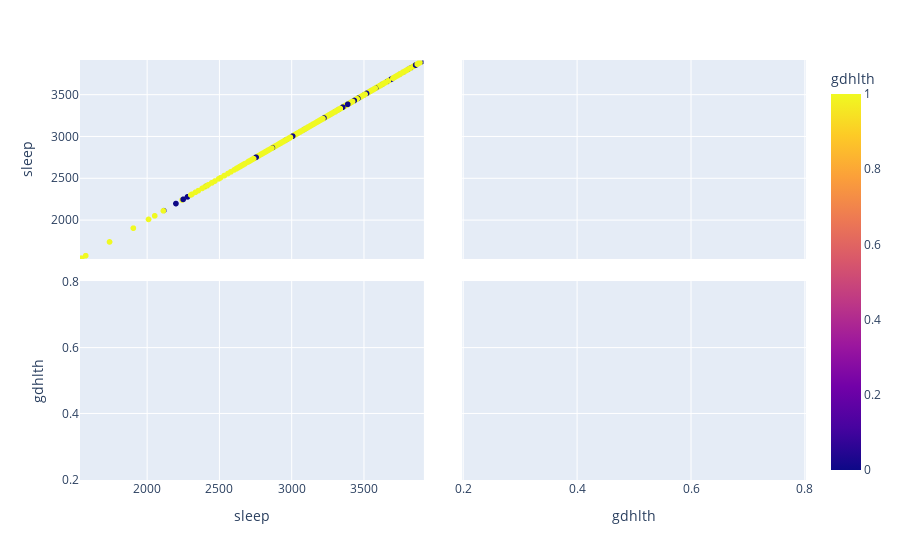

The cell this chart's notebook holds for it:
### Code cell
fig = px.scatter_matrix(df, dimensions = ["sleep", "gdhlth"], color = "gdhlth")
fig.show()

### Figure 1 — Plotly figure (JSON) as saved in the notebook; plotly's stock layout.template omitted (floating-point values rounded to 4 significant figures; data arrays with more than 128 entries replaced by an {"elided": "..."} marker saying what was removed)
{"data": [{"dimensions": [{"axis": {"matches": true}, "label": "sleep", "values": {"elided": "706 int values"}}, {"axis": {"matches": true}, "label": "gdhlth", "values": {"elided": "706 int values"}}], "hovertemplate": "%{xaxis.title.text}=%{x}<br>%{yaxis.title.text}=%{y}<br>gdhlth=%{marker.color}<extra></extra>", "legendgroup": "", "marker": {"color": {"elided": "706 int values"}, "coloraxis": "coloraxis", "symbol": "circle"}, "name": "", "showlegend": false, "type": "splom"}], "layout": {"autosize": true, "coloraxis": {"colorbar": {"title": {"text": "gdhlth"}}, "colorscale": [[0, "#0d0887"], [0.1111, "#46039f"], [0.2222, "#7201a8"], [0.3333, "#9c179e"], [0.4444, "#bd3786"], [0.5556, "#d8576b"], [0.6667, "#ed7953"], [0.7778, "#fb9f3a"], [0.8889, "#fdca26"], [1, "#f0f921"]]}, "dragmode": "select", "legend": {"tracegroupgap": 0}, "margin": {"t": 60}, "xaxis": {"autorange": false, "range": [1535.0, 3915.0], "type": "linear"}, "xaxis2": {"autorange": false, "range": [0.1981, 0.8019], "type": "linear"}, "yaxis": {"autorange": false, "range": [1535.0, 3915.0], "type": "linear"}, "yaxis2": {"autorange": false, "range": [0.1981, 0.8019], "type": "linear"}}}
